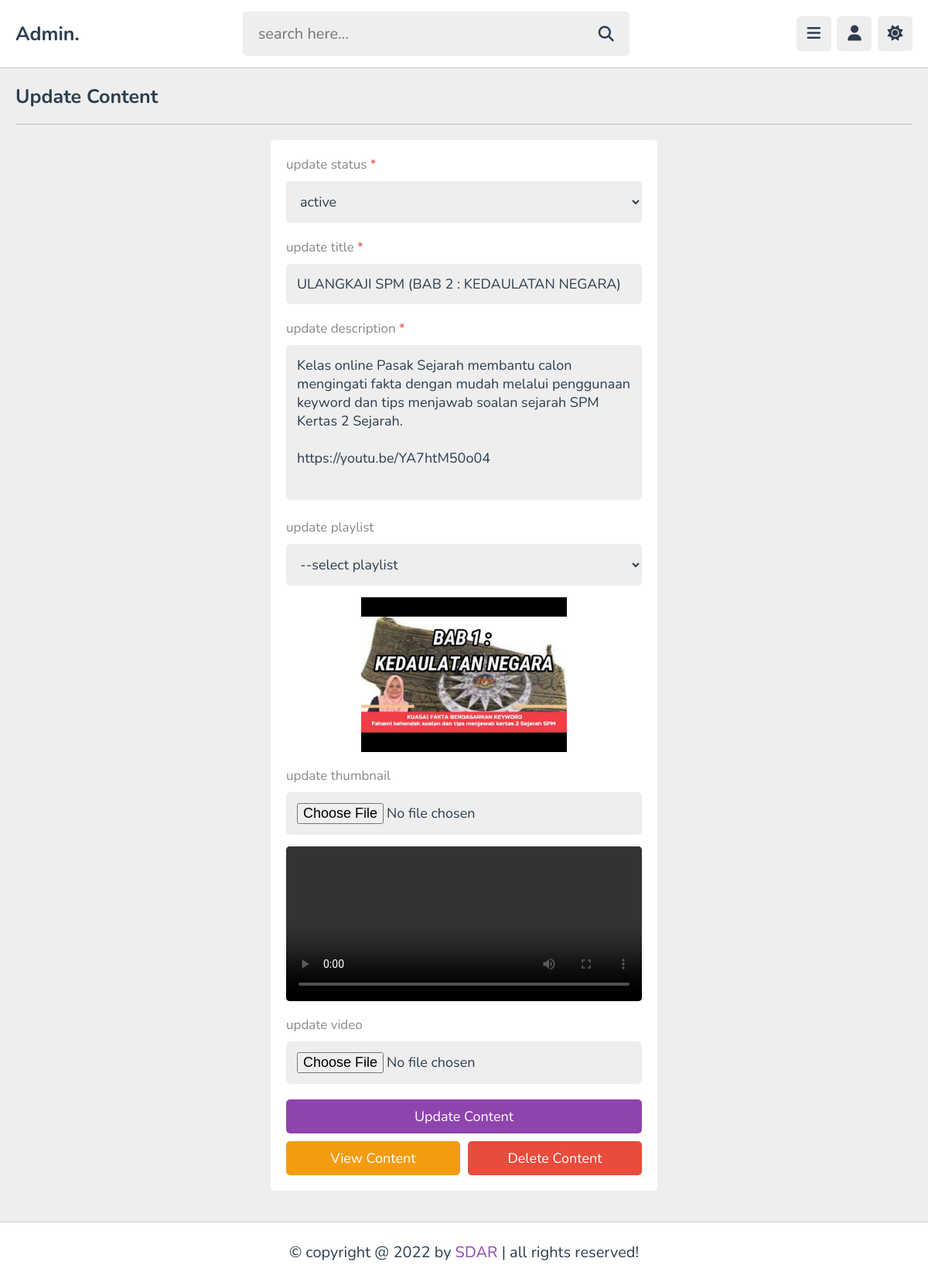
The app's page /admin/update_content.php?get_id=tEGEwvRtLh3OgbEaiZU1 (signed in) with its own data.
### tables this page shows
CREATE TABLE `content` (
  `id` varchar(20) NOT NULL,
  `tutor_id` varchar(20) NOT NULL,
  `playlist_id` varchar(20) NOT NULL,
  `title` varchar(100) NOT NULL,
  `description` varchar(1000) NOT NULL,
  `video` varchar(100) NOT NULL,
  `thumb` varchar(100) NOT NULL,
  `date` date NOT NULL DEFAULT current_timestamp(),
  `status` varchar(20) NOT NULL DEFAULT 'deactive'
);

### admin/update_content.php (the view, shortened to what this page needs)
<?php
include '../components/connect.php';
if(isset($_COOKIE['tutor_id'])){
   $tutor_id = $_COOKIE['tutor_id'];
}else{
   $tutor_id = '';
   header('location:login.php');
}
if(isset($_GET['get_id'])){
   $get_id = $_GET['get_id'];
}else{
   $get_id = '';
   header('location:dashboard.php');
}
?>
<!DOCTYPE html>
<html lang="en">
<head>
   <link rel="stylesheet" href="https://cdnjs.cloudflare.com/ajax/libs/font-awesome/6.2.0/css/all.min.css">
   <link rel="stylesheet" href="../css/admin_style.css">
</head>
<body>
<?php include '../components/admin_header.php'; ?>
<section class="video-form">
   <h1 class="heading">update content</h1>
   <?php
      $select_videos = $conn->prepare("SELECT * FROM `content` WHERE id = ? AND tutor_id = ?");
      $select_videos->execute([$get_id, $tutor_id]);
      if($select_videos->rowCount() > 0){
         while($fecth_videos = $select_videos->fetch(PDO::FETCH_ASSOC)){
            $video_id = $fecth_videos['id'];
   ?>
   <form action="" method="post" enctype="multipart/form-data">
      <p>update status <span>*</span></p>
      <select name="status" class="box" required>
         <option value="<?= $fecth_videos['status']; ?>" selected><?= $fecth_videos['status']; ?></option>
      </select>
      <p>update title <span>*</span></p>
      <input type="text" name="title" maxlength="100" required placeholder="enter video title" class="box" value="<?= $fecth_videos['title']; ?>">
      <p>update description <span>*</span></p>
      <textarea name="description" class="box" required placeholder="write description" maxlength="1000" cols="30" rows="10"><?= $fecth_videos['description']; ?></textarea>
      <p>update playlist</p>
      <select name="playlist" class="box">
         <option value="<?= $fecth_videos['playlist_id']; ?>" selected>--select playlist</option>
      </select>
      <img src="../uploaded_files/<?= $fecth_videos['thumb']; ?>" alt="">
      <p>update thumbnail</p>
      <input type="file" name="thumb" accept="image/*" class="box">
      <video src="../uploaded_files/<?= $fecth_videos['video']; ?>" controls></video>
      <p>update video</p>
      <input type="file" name="video" accept="video/*" class="box">
      <input type="submit" value="update content" name="update" class="btn">
      <div class="flex-btn">
         <a href="view_content.php?get_id=<?= $video_id; ?>" class="option-btn">view content</a>
         <input type="submit" value="delete content" name="delete_video" class="delete-btn">
      </div>
   </form>
   <?php
         }
      }else{
         echo '<p class="empty">video not found! <a href="add_content.php" class="btn" style="margin-top: 1.5rem;">add videos</a></p>';
      }
   ?>
</section>
<?php include '../components/footer.php'; ?>
</body>
</html>

### css/admin_style.css (style rules this page uses)
:root { --main-color:#8e44ad; --red:#e74c3c; --oragen:#f39c12; --white:#fff; --black:#2c3e50; --light-color:#888; --light-bg:#eee; --border:.1rem solid rgba(0,0,0,.2); }
* { font-family: 'Nunito', sans-serif; margin: 0; padding: 0; box-sizing: border-box; outline: none; border: none; text-decoration: none; }
html { font-size: 62.5%; overflow-x: hidden; }
body { background-color: var(--light-bg); padding-left: 30rem; }
section { padding:2rem; max-width: 1200px; margin: 0 auto; }
.btn, .option-btn, .delete-btn, .inline-btn, .inline-option-btn, .inline-delete-btn { border-radius: .5rem; padding: 1rem 3rem; font-size: 1.8rem; color: #fff; margin-top: 1rem; text-transform: capitalize; cursor: pointer; text-align: center; }
.btn, .option-btn, .delete-btn { display: block; width: 100%; }
.btn, .inline-btn { background-color: var(--main-color); }
.option-btn, .inline-option-btn { background-color: var(--oragen); }
.delete-btn, .inline-delete-btn { background-color: var(--red); }
.flex-btn { display:flex; gap: 1rem; }
.heading { padding-bottom: 1.8rem; border-bottom: var(--border); font-size: 2.5rem; color: var(--black); text-transform: capitalize; margin-bottom: 2rem; }
.video-form form { max-width: 50rem; margin: 0 auto; background-color: var(--white); border-radius: .5rem; padding: 2rem; padding-top: 1rem; }
.video-form form p { padding-top: 1rem; font-size: 1.7rem; color: var(--light-color); }
.video-form form p span { color:var(--red); }
.video-form form .box { width: 100%; border-radius: .5rem; background-color: var(--light-bg); padding: 1.4rem; font-size: 1.8rem; color: var(--black); margin: 1rem 0; }
.video-form form textarea { height: 20rem; resize: none; }
.video-form form img { width: 100%; height: 20rem; border-radius: .5rem; object-fit: contain; margin: .5rem 0; }
.video-form form video { background-color: #000; width: 100%; height: 20rem; border-radius: .5rem; margin: .5rem 0; }
@media (max-width:1200px) { body { padding-left: 0; } }

### records on screen
content: status "active", title "ULANGKAJI SPM (BAB 2 : KEDAULATAN NEGARA)", description "Kelas online Pasak Sejarah membantu calon mengingati fakta dengan mudah melalui penggunaan keyword dan tips menjawab soalan sejarah SPM Kertas 2 Sejarah. https://youtu.be/YA7htM50o04", thumb (picture)
